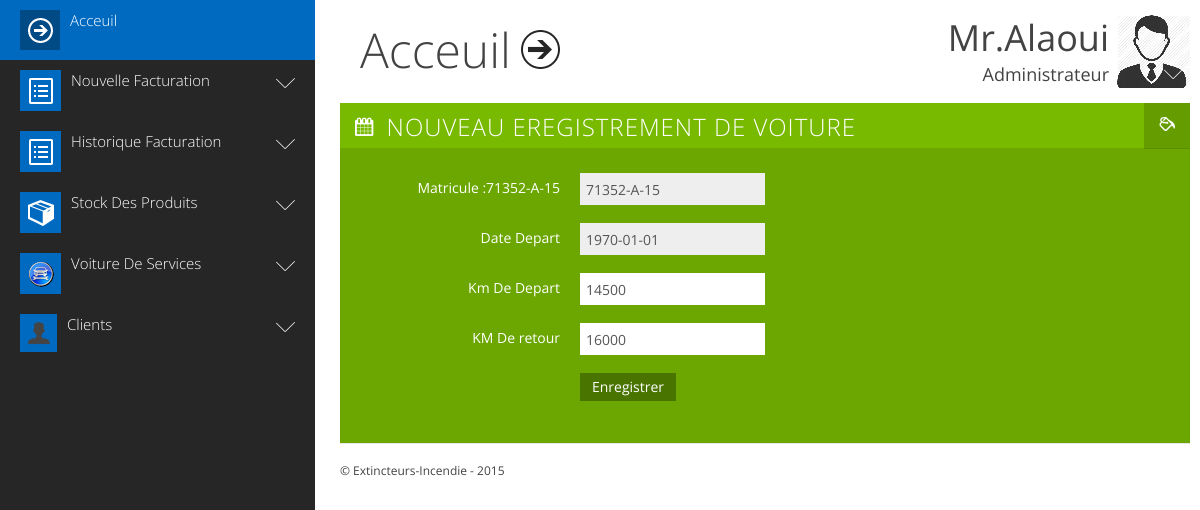
/extincteur/ModifierEnregistrement.php?id=6 (signed in), run on the app's committed database.
### tables this page shows
CREATE TABLE IF NOT EXISTS `voiture` (
  `id` int(11) NOT NULL AUTO_INCREMENT,
  `matricule` varchar(12) NOT NULL,
  `Km1` int(11) NOT NULL,
  `Km2` int(11) NOT NULL,
  `Distance` int(11) NOT NULL,
  `date` date NOT NULL,
  PRIMARY KEY (`id`)
);

### extincteur/ModifierEnregistrement.php (the view, shortened to what this page needs)
<?php
	 if(!isset($_SESSION['login']) or $_SESSION['login']==''){
	header("Location: ../index.php");
	}else{
		if(!isset($_GET['id'])){
			header("Location: HistoriqueEnregisrement.php");
		}
else {
	$id=$_GET['id'];
	$req1="select * from voiture where id=$id";
    $rs1=mysql_query($req1) or die(mysql_error());
 $serv=mysql_fetch_assoc($rs1);
	}
?>
<!DOCTYPE html>
<html class="sidebar_default  no-js" lang="en">
<head>
<link href="css/twitter/bootstrap.css" rel="stylesheet">
<link href="css/base.css" rel="stylesheet">
<link href="css/twitter/responsive.css" rel="stylesheet">
<link href="css/jquery-ui-1.8.23.custom.css" rel="stylesheet">
</head>
<body>
<?php  include("sidebar.php")?>
<div id="main">
  <div class="container">
    <div class="header row-fluid">
      <div class="logo"> <a href="pan.php"><span>Acceuil</span><span class="icon"></span></a> </div>
      <div class="top_right">
        <ul class="nav nav_menu">
          <li class="dropdown"> <a class="dropdown-toggle administrator" id="dLabel" role="button" data-toggle="dropdown" data-target="#" href="/page.html">
            <div class="title"><span class="name">Mr.Alaoui</span><span class="subtitle">Administrateur</span></div>
            <span class="icon"><img src="img/thumbnail_george.jpg"></span></a>
          </li>
        </ul>
      </div>
    </div>
    <div id="main_container">
		<div class="box paint color_2">
	             <div class="title">
	               <h4> <i class="icon-calendar"></i> <span>Nouveau Eregistrement de Voiture</span> </h4>
	             </div>
	             <div class="content ">
	              <form name="formIns" class="form-horizontal" action='' method="POST">
	   <fieldset>
			 <div class="form-row control-group row-fluid">
								 <label class="control-label span3" for="default-select">Matricule :<?php echo $serv['matricule']?></label>
								 <div class="controls span3">
									 <input type="text" id="datepick" name="Matricule" value="<?php echo $serv['matricule'] ?>" class="row-fluid" disabled="">
								 </div>
							 </div>
							 <div class="form-row control-group row-fluid">
								 <label class="control-label span3">Date Depart</label>
								 <div class="controls span3">
									 <input type="text" id="datepicker1" name="date" disabled value="<?php echo $serv['date'] ?>" class="row-fluid">
								 </div>
							 </div>
	     <div class="control-group row-fluid">
	       <label class="control-label span3"  for="Email">Km De Depart</label>
	       <div class="controls span3">
	         <input type="number" id="email" value="<?php echo $serv['Km1'] ?>"  name="Km1" placeholder="" class="row-fluid">
	       </div>
	     </div>
			 <div class="control-group row-fluid">
				<label class="control-label span3"  for="username">KM De retour</label>
				<div class="controls span3">
					<input type="number" id="username" value="<?php echo $serv['Km2'] ?>" name="Km2"   onblur="verifkm()" placeholder="" class="row-fluid">
				</div>
			</div>
   <div class="control-group row-fluid">
	   <div class="span3 visible-desktop"></div>
	                   <div class="controls span3">
	                     <button type="submit" name="ok" class="btn btn-primary">Enregistrer</button>
	                   </div>
	                 </div>
	   </fieldset>
	 </form>
	             </div>
	           </div>
  <div id="footer">
    <p> &copy; Extincteurs-Incendie - 2015 </p>
    </div>
</div>
</div>
</body>
</html>
	<?php } ?>

### extincteur/css/twitter/responsive.css (style rules this page uses)
.visible-desktop { display:inherit !important }
@media (min-width: 1200px) { [class*="span"] { float:left;min-height:1px;padding-left:20px } }
@media (min-width: 1200px) { .container,.navbar-static-top .container,.navbar-fixed-top .container,.navbar-fixed-bottom .container { width:840px } }
@media (min-width: 1200px) { .span3 { width:210px } }
@media (min-width: 1200px) { .row-fluid:not(.fluid) { width:100%;*zoom:1 } }
@media (min-width: 1200px) { .row-fluid:not(.fluid):before,.row-fluid:not(.fluid):after { display:table;content:"";line-height:0 } }
@media (min-width: 1200px) { .row-fluid:not(.fluid):after { clear:both } }
@media (min-width: 1200px) { .row-fluid:not(.fluid)>[class*="span"] { display:block;width:100%;min-height:30px;-webkit-box-sizing:border-box;-moz-box-sizing:border-box;box-sizing:border-box;float:left;margin-left:0%;*margin-left:-0.06944%;padding-left:20px } }
@media (min-width: 1200px) { .row-fluid:not(.fluid)>[class*="span"]:first-child { margin-left:0;padding-left:0 } }
@media (min-width: 1200px) { .row-fluid:not(.fluid) .span3 { width:25.0%;*width:24.93056% } }
@media (min-width: 1200px) { .row-fluid { *zoom:1 } }
@media (min-width: 1200px) { .row-fluid:before,.row-fluid:after { display:table;content:"";line-height:0 } }
@media (min-width: 1200px) { .row-fluid:after { clear:both } }
@media (min-width: 1200px) { .row-fluid>[class*="span"] { display:block;width:100%;min-height:30px;-webkit-box-sizing:border-box;-moz-box-sizing:border-box;box-sizing:border-box;float:left;margin-left:0%;*margin-left:-0.06944% } }
@media (min-width: 1200px) { .row-fluid>[class*="span"]:first-child { margin-left:0;padding-left:0 } }
@media (min-width: 1200px) { .row-fluid .span3 { width:25.0%;*width:24.93056% } }
@media (min-width: 1200px) { input,textarea,.uneditable-input { margin-left:0 } }
@media (min-width: 1200px) { .container { width:100% } }

### data on the page
voiture: matricule "71352-A-15", Matricule "71352-A-15", date "1970-01-01", Km1 "14500", Km2 "16000"
